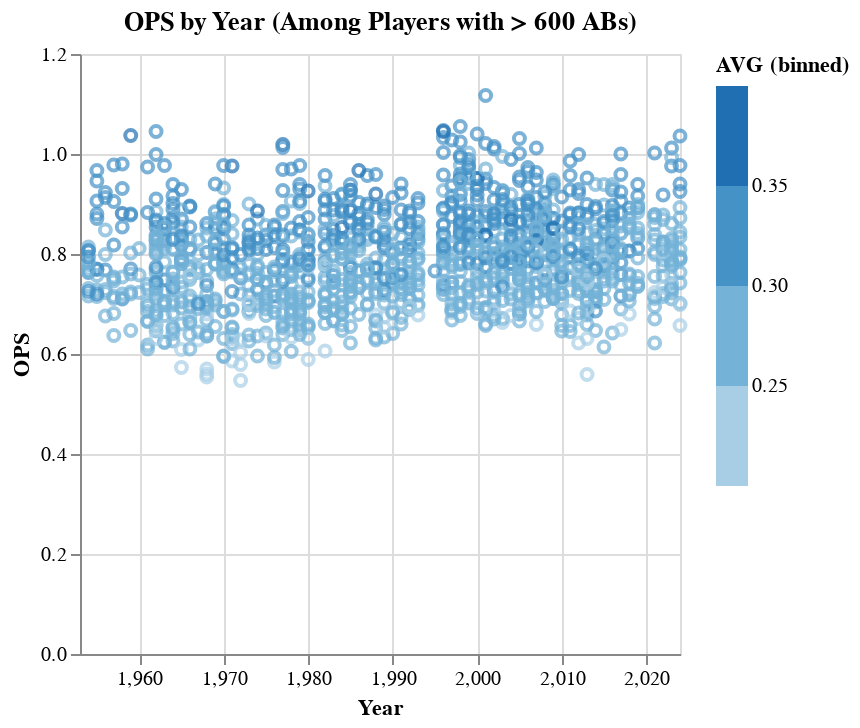

The cell this chart's notebook holds for it:
### Code cell
scatter

### Figure 1 — Vega-Lite specification as saved in the notebook (floating-point values rounded to 4 significant figures; data arrays with more than 128 entries replaced by an {"elided": "..."} marker saying what was removed)
{"config": {"view": {"continuousWidth": 300, "continuousHeight": 300}}, "data": {"name": "data-f35b309586ba163abc2ef6a9a1252819"}, "mark": {"type": "point"}, "encoding": {"color": {"bin": {"maxbins": 4}, "field": "AVG", "type": "quantitative"}, "tooltip": [{"field": "full", "type": "nominal"}, {"field": "AVG", "type": "quantitative"}, {"field": "OPS", "type": "quantitative"}, {"field": "yearID", "type": "quantitative"}], "x": {"field": "yearID", "scale": {"domain": [1953, 2024], "type": "linear"}, "title": "Year", "type": "quantitative"}, "y": {"field": "OPS", "type": "quantitative"}}, "params": [{"name": "param_1", "select": {"type": "point", "nearest": true, "on": "mouseover"}}], "title": {"text": "OPS by Year (Among Players with > 600 ABs)", "anchor": "middle"}, "$schema": "https://vega.github.io/schema/vega-lite/v5.20.1.json", "datasets": {"data-f35b309586ba163abc2ef6a9a1252819": {"elided": "1402 records"}}}
